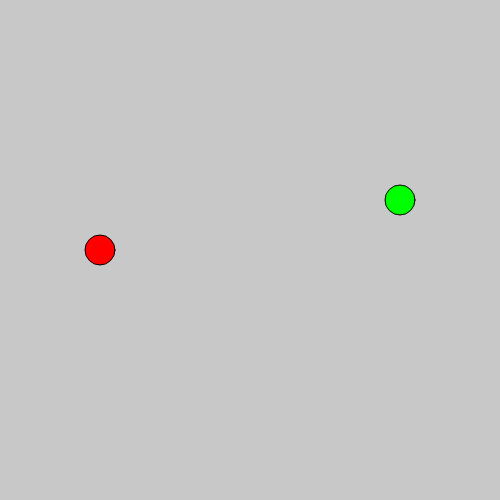
Frame 1 (no input)
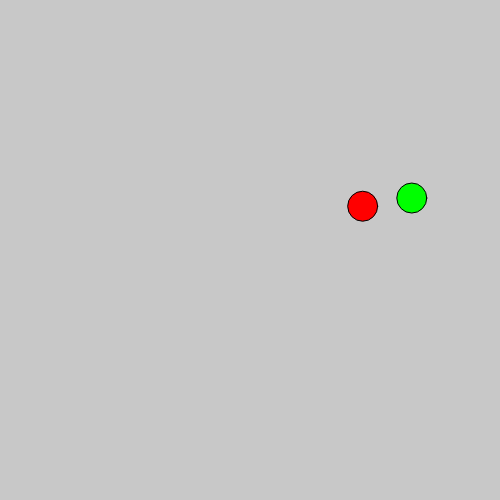
Frame 60 (no input)
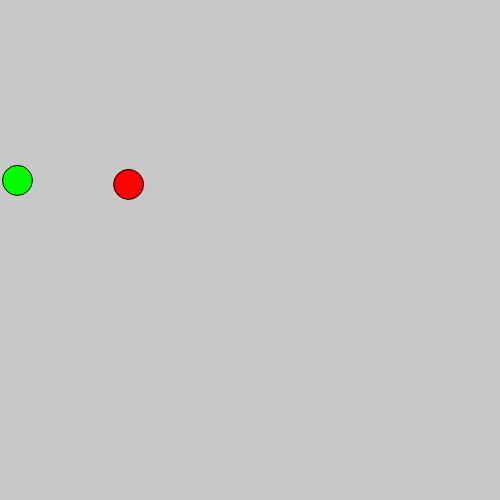
Frame 120 (the mouse pressed at the canvas centre since frame 60)

The p5.js sketch that drew these frames (run headless with seeded random() and noise() and a simulated clock; from frame 60 on, the mouse is pressed at the canvas centre):

// p5.js sketch
// ── sketch.js
var lover;
var hater;
function setup() {
  createCanvas(500, 500);
  lover = new Mover(createVector(100, height/2));
  hater = new Mover(createVector(400, 200));
}

function draw() {
  background(200);
  fill(255, 0, 0);
  lover.update();
  lover.display();

  fill(0, 255, 0);
  hater.update();
  hater.display();

  addLoverForce();
  addHateForce();
}

function addLoverForce() {
  var haterLoc = hater.loc.copy();
  var loverLoc = lover.loc.copy();
  var diffLoc = haterLoc.sub(loverLoc);
  diffLoc.mult(0.003);
  lover.applyForce(diffLoc);
}

function addHateForce() {
  var haterLoc = hater.loc.copy();
  var loverLoc = lover.loc.copy();
  var diffLoc = loverLoc.sub(haterLoc);
  if (diffLoc.mag() < 40) {
    diffLoc.mult(-0.3);
    hater.applyForce(diffLoc);
  }
}

// ── mover.js
class Mover {
  constructor(location) {
    this.loc = location;
    this.vel = createVector(0, 0);
    this.acc = createVector(0, 0);
  }

  applyForce(force) {
    this.acc.add(force);
  }

  update() {
    this.vel.add(this.acc);
    this.loc.add(this.vel);
    this.vel.mult(0.9);
    this.acc.mult(0);

    if (this.loc.y > height) {
      this.loc.y = 0;
    } else if ( this.loc.y < 0 ) {
      this.loc.y = height;
    }

    if (this.loc.x > width) {
      this.loc.x = 0;
    } else if ( this.loc.x < 0) {
      this.loc.x = width;
    }

  }

  display() {
    ellipse(this.loc.x, this.loc.y, 30, 30);
  }
}
